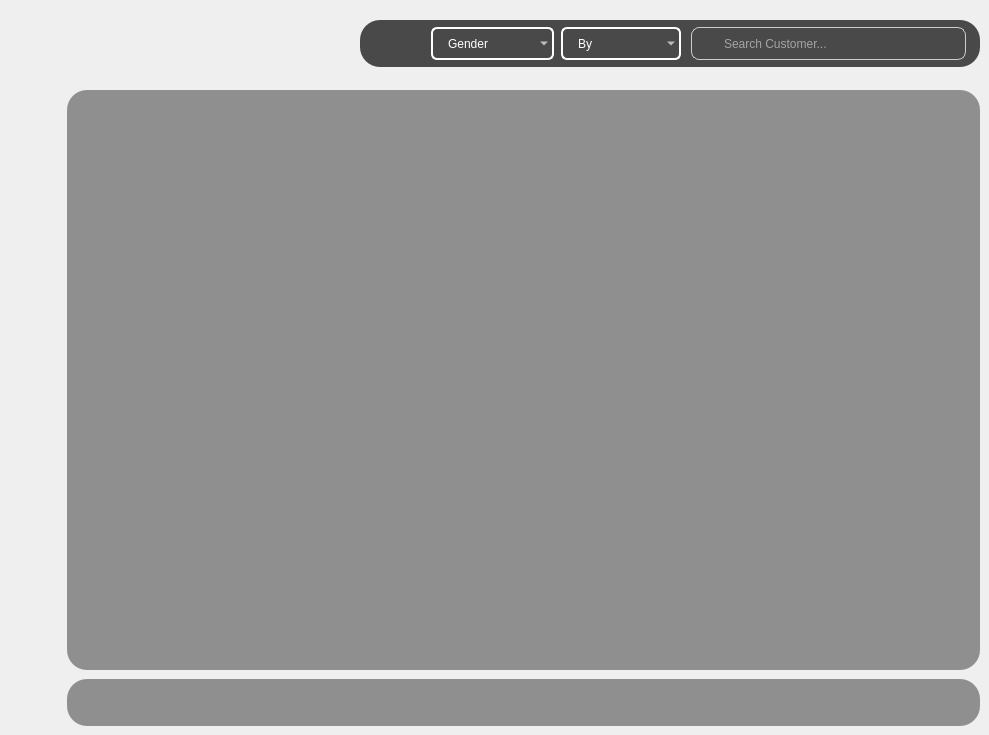
    <widget class="QWidget" name="Choose_Customer">
     <widget class="QPushButton" name="Add_Customer_View">
      <property name="enabled">
       <bool>true</bool>
      </property>
      <property name="geometry">
       <rect>
        <x>67</x>
        <y>28</y>
        <width>43</width>
        <height>33</height>
       </rect>
      </property>
      <property name="minimumSize">
       <size>
        <width>43</width>
        <height>33</height>
       </size>
      </property>
      <property name="maximumSize">
       <size>
        <width>43</width>
        <height>33</height>
       </size>
      </property>
      <property name="font">
       <font>
        <family>Orbitron</family>
        <pointsize>9</pointsize>
        <weight>9</weight>
        <italic>false</italic>
        <bold>false</bold>
       </font>
      </property>
      <property name="cursor">
       <cursorShape>ArrowCursor</cursorShape>
      </property>
      <property name="styleSheet">
       <string notr="true">QPushButton {
	border: none;
	background-color:rgba(0, 0, 0, 0);
	image: url(:/Icons/Add_Customer_White.png);
}
QPushButton:hover {
	border: none;
	background-color:rgba(0, 0, 0, 0);
	image: url(:/Icons/Add_Customer_Mix.png);
}

QPushButton:pressed {
	border: none;
	background-color:rgba(0, 0, 0, 0);
	image: url(:/Icons/Add_Customer_Green.png);
}</string>
      </property>
      <property name="text">
       <string/>
      </property>
      <property name="iconSize">
       <size>
        <width>20</width>
        <height>20</height>
       </size>
      </property>
      <property name="checkable">
       <bool>false</bool>
      </property>
      <property name="autoRepeat">
       <bool>false</bool>
      </property>
      <property name="autoExclusive">
       <bool>false</bool>
      </property>
      <property name="autoRepeatDelay">
       <number>50</number>
      </property>
      <property name="autoRepeatInterval">
       <number>10</number>
      </property>
     </widget>
     <widget class="QFrame" name="Filter_Frame_View">
      <property name="geometry">
       <rect>
        <x>360</x>
        <y>20</y>
        <width>620</width>
        <height>47</height>
       </rect>
      </property>
      <property name="minimumSize">
       <size>
        <width>620</width>
        <height>47</height>
       </size>
      </property>
      <property name="maximumSize">
       <size>
        <width>620</width>
        <height>47</height>
       </size>
      </property>
      <property name="styleSheet">
       <string notr="true">QWidget{
	background-color: rgb(73, 73, 73);
	color: rgb(255, 255, 255);
	border-style: outset;
    	border-radius: 20px;
}</string>
      </property>
      <property name="frameShape">
       <enum>QFrame::StyledPanel</enum>
      </property>
      <property name="frameShadow">
       <enum>QFrame::Raised</enum>
      </property>
      <widget class="QComboBox" name="FilterBy_Customer">
       <property name="geometry">
        <rect>
         <x>201</x>
         <y>7</y>
         <width>120</width>
         <height>33</height>
        </rect>
       </property>
       <property name="minimumSize">
        <size>
         <width>120</width>
         <height>33</height>
        </size>
       </property>
       <property name="maximumSize">
        <size>
         <width>120</width>
         <height>33</height>
        </size>
       </property>
       <property name="styleSheet">
        <string notr="true">QComboBox{
	border: 2px solid white;
	border-radius:6px;
	padding:1px 18px 1px 3px;
	background-color: rgba(0, 0, 0, 0);
	color: rgb(255, 255, 255);
	font: 75 12pt &quot;Acme&quot;;
	padding-left: 15px;
	selection-background-color: #2980B9;
}</string>
       </property>
       <item>
        <property name="text">
         <string>By</string>
        </property>
        <property name="icon">
         <iconset resource="resources.qrc">
          <normaloff>:/Icons/Search.png</normaloff>:/Icons/Search.png</iconset>
        </property>
       </item>
       <item>
        <property name="text">
         <string>ID</string>
        </property>
        <property name="icon">
         <iconset resource="resources.qrc">
          <normaloff>:/Icons/Customer_Whitre.png</normaloff>
          <normalon>:/Icons/Customer_Green.png</normalon>:/Icons/Customer_Whitre.png</iconset>
        </property>
       </item>
       <item>
        <property name="text">
         <string>Name</string>
        </property>
        <property name="icon">
         <iconset resource="resources.qrc">
          <normaloff>:/Icons/Customer_Whitre.png</normaloff>
          <normalon>:/Icons/Customer_Green.png</normalon>:/Icons/Customer_Whitre.png</iconset>
        </property>
       </item>
       <item>
        <property name="text">
         <string>Phone</string>
        </property>
        <property name="icon">
         <iconset resource="resources.qrc">
          <normaloff>:/Icons/Phone_White.png</normaloff>
          <normalon>:/Icons/Phone_Green.png</normalon>:/Icons/Phone_White.png</iconset>
        </property>
       </item>
       <item>
        <property name="text">
         <string>Address</string>
        </property>
        <property name="icon">
         <iconset resource="resources.qrc">
          <normaloff>:/Icons/Address_White.png</normaloff>
          <normalon>:/Icons/Address_Green.png</normalon>:/Icons/Address_White.png</iconset>
        </property>
       </item>
      </widget>
      <widget class="QComboBox" name="FilterGender_Customer">
       <property name="geometry">
        <rect>
         <x>71</x>
         <y>7</y>
         <width>123</width>
         <height>33</height>
        </rect>
       </property>
       <property name="minimumSize">
        <size>
         <width>123</width>
         <height>33</height>
        </size>
       </property>
       <property name="maximumSize">
        <size>
         <width>123</width>
         <height>33</height>
        </size>
       </property>
       <property name="styleSheet">
        <string notr="true">QComboBox{
	border: 2px solid white;
	border-radius:6px;
	padding:1px 18px 1px 3px;
	background-color: rgba(0, 0, 0, 0);
	color: rgb(255, 255, 255);
	font: 75 12pt &quot;Acme&quot;;
	padding-left: 15px;
	selection-background-color: #2980B9;
}</string>
       </property>
       <item>
        <property name="text">
         <string>Gender</string>
        </property>
        <property name="icon">
         <iconset resource="resources.qrc">
          <normaloff>:/Icons/Gender_White.png</normaloff>
          <normalon>:/Icons/Gender_Green.png</normalon>:/Icons/Gender_White.png</iconset>
        </property>
       </item>
       <item>
        <property name="text">
         <string>Null</string>
        </property>
        <property name="icon">
         <iconset resource="resources.qrc">
          <normaloff>:/Icons/Gender_Null_White.png</normaloff>
          <normalon>:/Icons/Gender_Null_Green.png</normalon>:/Icons/Gender_Null_White.png</iconset>
        </property>
       </item>
       <item>
        <property name="text">
         <string>Male</string>
        </property>
        <property name="icon">
         <iconset resource="resources.qrc">
          <normaloff>:/Icons/Gender_Male_White.png</normaloff>
          <normalon>:/Icons/Gender_Male_Green.png</normalon>:/Icons/Gender_Male_White.png</iconset>
        </property>
       </item>
       <item>
        <property name="text">
         <string>Female</string>
        </property>
        <property name="icon">
         <iconset resource="resources.qrc">
          <normaloff>:/Icons/Gender_Female_White.png</normaloff>
          <normalon>:/Icons/Gender_Female_Green.png</normalon>:/Icons/Gender_Female_White.png</iconset>
        </property>
       </item>
      </widget>
      <widget class="QPushButton" name="Ordre_Customer">
       <property name="geometry">
        <rect>
         <x>18</x>
         <y>7</y>
         <width>43</width>
         <height>33</height>
        </rect>
       </property>
       <property name="minimumSize">
        <size>
         <width>43</width>
         <height>33</height>
        </size>
       </property>
       <property name="maximumSize">
        <size>
         <width>43</width>
         <height>33</height>
        </size>
       </property>
       <property name="font">
        <font>
         <family>Orbitron</family>
         <pointsize>9</pointsize>
         <weight>9</weight>
         <italic>false</italic>
         <bold>false</bold>
        </font>
       </property>
       <property name="cursor">
        <cursorShape>ArrowCursor</cursorShape>
       </property>
       <property name="styleSheet">
        <string notr="true">QPushButton {
	border: none;
	background-color:rgba(0, 0, 0, 0);
	image: url(:/Icons/Order_White.png);
}
QPushButton:hover {
	border: none;
	background-color:rgba(0, 0, 0, 0);
	image: url(:/Icons/Order_Mix.png);
}
QPushButton:checked:hover {
	border: none;
	background-color:rgba(0, 0, 0, 0);
	image: url(:/Icons/Order_Mix.png);
}
QPushButton:pressed {
	border: none;
	background-color:rgba(0, 0, 0, 0);
	image: url(:/Icons/Order_Green.png);
}
QPushButton:checked{
	border-style: outset;
    	background-color:rgba(0, 0, 0, 0);
	image: url(:/Icons/Order_Green.png);
}</string>
       </property>
       <property name="text">
        <string/>
       </property>
       <property name="iconSize">
        <size>
         <width>20</width>
         <height>20</height>
        </size>
       </property>
       <property name="checkable">
        <bool>true</bool>
       </property>
       <property name="checked">
        <bool>false</bool>
       </property>
       <property name="autoRepeat">
        <bool>false</bool>
       </property>
       <property name="autoExclusive">
        <bool>false</bool>
       </property>
       <property name="autoRepeatDelay">
        <number>50</number>
       </property>
       <property name="autoRepeatInterval">
        <number>10</number>
       </property>
      </widget>
      <widget class="QLineEdit" name="Search_Customer">
       <property name="geometry">
        <rect>
         <x>331</x>
         <y>7</y>
         <width>275</width>
         <height>33</height>
        </rect>
       </property>
       <property name="minimumSize">
        <size>
         <width>275</width>
         <height>33</height>
        </size>
       </property>
       <property name="maximumSize">
        <size>
         <width>275</width>
         <height>31</height>
        </size>
       </property>
       <property name="styleSheet">
        <string notr="true">QLineEdit {
	background-color:rgba(0, 0, 0, 0);
	padding-left: 30px;
	border: 1px solid #ccc;
	border-radius: 8px;
	background-image: url(:/Icons/Search.png);
	background-repeat: no-repeat;
	background-position: left center;
	font: 75 10pt &quot;Acme&quot;;
}</string>
       </property>
       <property name="inputMask">
        <string/>
       </property>
       <property name="text">
        <string/>
       </property>
       <property name="placeholderText">
        <string>Search Customer...</string>
       </property>
      </widget>
     </widget>
     <widget class="QFrame" name="View_Customers_Frame">
      <property name="enabled">
       <bool>true</bool>
      </property>
      <property name="geometry">
       <rect>
        <x>67</x>
        <y>90</y>
        <width>913</width>
        <height>580</height>
       </rect>
      </property>
      <property name="minimumSize">
       <size>
        <width>913</width>
        <height>580</height>
       </size>
      </property>
      <property name="maximumSize">
       <size>
        <width>913</width>
        <height>580</height>
       </size>
      </property>
      <property name="styleSheet">
       <string notr="true">QWidget{
	background-color: rgb(143, 143, 143);
	color: rgb(255, 255, 255);
	border-style: outset;
    	border-radius: 20px;
}</string>
      </property>
      <property name="frameShape">
       <enum>QFrame::Box</enum>
      </property>
      <property name="frameShadow">
       <enum>QFrame::Plain</enum>
      </property>
      <widget class="QScrollArea" name="Scroll_Customers_Area_View">
       <property name="geometry">
        <rect>
         <x>0</x>
         <y>20</y>
         <width>913</width>
         <height>540</height>
        </rect>
       </property>
       <property name="minimumSize">
        <size>
         <width>913</width>
         <height>0</height>
        </size>
       </property>
       <property name="maximumSize">
        <size>
         <width>913</width>
         <height>16777215</height>
        </size>
       </property>
       <property name="autoFillBackground">
        <bool>false</bool>
       </property>
       <property name="styleSheet">
        <string notr="true"/>
       </property>
       <property name="verticalScrollBarPolicy">
        <enum>Qt::ScrollBarAlwaysOff</enum>
       </property>
       <property name="horizontalScrollBarPolicy">
        <enum>Qt::ScrollBarAlwaysOff</enum>
       </property>
       <property name="alignment">
        <set>Qt::AlignLeading|Qt::AlignLeft|Qt::AlignTop</set>
       </property>
       <widget class="QWidget" name="SrollWidget_Customers_View">
        <property name="geometry">
         <rect>
          <x>0</x>
          <y>0</y>
          <width>913</width>
          <height>540</height>
         </rect>
        </property>
        <property name="minimumSize">
         <size>
          <width>913</width>
          <height>0</height>
         </size>
        </property>
        <property name="maximumSize">
         <size>
          <width>913</width>
          <height>16777215</height>
         </size>
        </property>
        <widget class="QWidget" name="gridLayoutWidget">
         <property name="geometry">
          <rect>
           <x>1</x>
           <y>0</y>
           <width>911</width>
           <height>541</height>
          </rect>
         </property>
         <layout class="QGridLayout" name="GridLayout_Customers_View"/>
        </widget>
       </widget>
      </widget>
     </widget>
     <widget class="QFrame" name="ToolsFrame_View">
      <property name="geometry">
       <rect>
        <x>67</x>
        <y>679</y>
        <width>913</width>
        <height>47</height>
       </rect>
      </property>
      <property name="minimumSize">
       <size>
        <width>913</width>
        <height>47</height>
       </size>
      </property>
      <property name="maximumSize">
       <size>
        <width>913</width>
        <height>47</height>
       </size>
      </property>
      <property name="styleSheet">
       <string notr="true">QWidget{
	background-color: rgb(143, 143, 143);
	color: rgb(255, 255, 255);
	border-style: outset;
    	border-radius: 20px;
}</string>
      </property>
      <property name="frameShape">
       <enum>QFrame::StyledPanel</enum>
      </property>
      <property name="frameShadow">
       <enum>QFrame::Raised</enum>
      </property>
      <widget class="QLabel" name="Exportation_CustomerView_Info">
       <property name="geometry">
        <rect>
         <x>20</x>
         <y>3</y>
         <width>871</width>
         <height>41</height>
        </rect>
       </property>
       <property name="styleSheet">
        <string notr="true">QLabel {border: none;
background-color: rgba(0, 0, 0, 0);
color: rgbrgb(0, 174, 255);
font: 75 12pt &quot;Acme&quot;;
}</string>
       </property>
       <property name="text">
        <string/>
       </property>
       <property name="alignment">
        <set>Qt::AlignCenter</set>
       </property>
       <property name="wordWrap">
        <bool>true</bool>
       </property>
      </widget>
     </widget>
     <widget class="QLabel" name="Exportation_CustomerAdvanced_Info">
      <property name="geometry">
       <rect>
        <x>80</x>
        <y>682</y>
        <width>871</width>
        <height>41</height>
       </rect>
      </property>
      <property name="styleSheet">
       <string notr="true">QLabel {border: none;
background-color: rgba(0, 0, 0, 0);
color: rgbrgb(0, 174, 255);
font: 75 12pt &quot;Acme&quot;;
}</string>
      </property>
      <property name="text">
       <string/>
      </property>
      <property name="alignment">
       <set>Qt::AlignCenter</set>
      </property>
      <property name="wordWrap">
       <bool>true</bool>
      </property>
     </widget>
     <zorder>Exportation_CustomerAdvanced_Info</zorder>
     <zorder>Add_Customer_View</zorder>
     <zorder>Filter_Frame_View</zorder>
     <zorder>View_Customers_Frame</zorder>
     <zorder>ToolsFrame_View</zorder>
    </widget>
